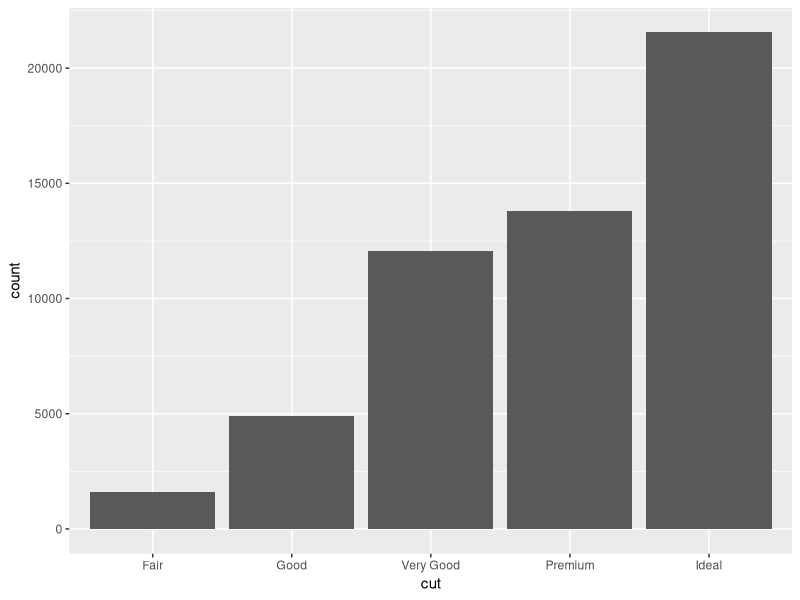
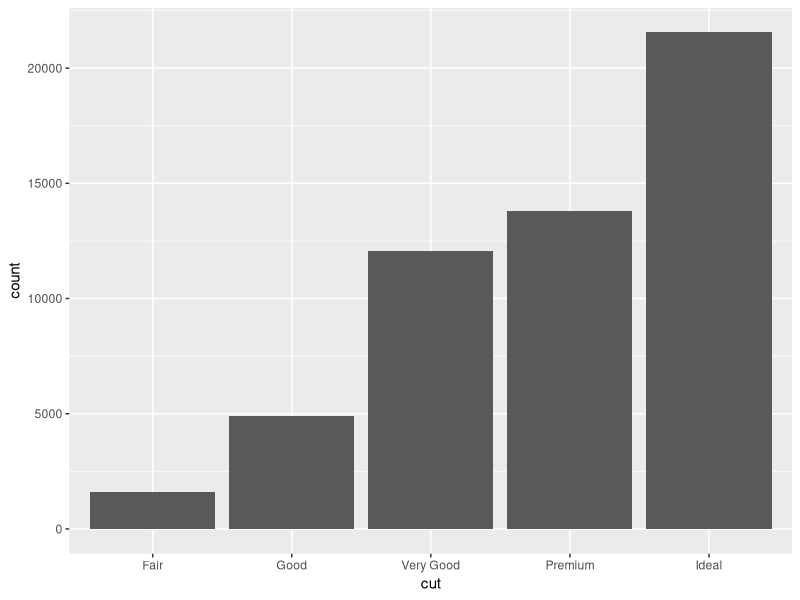
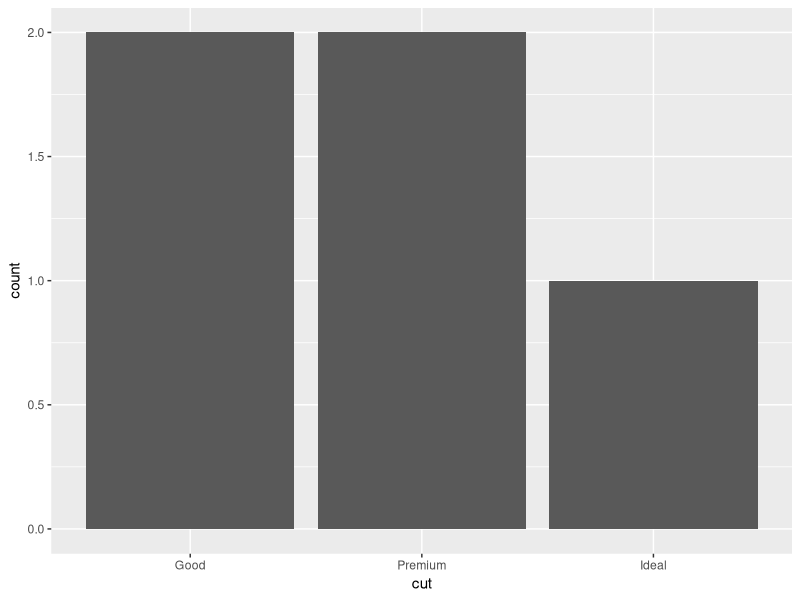
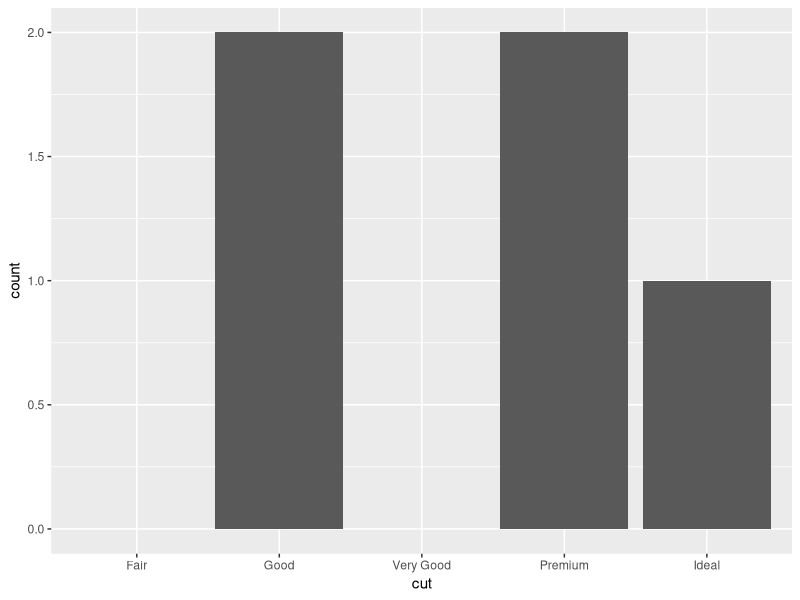
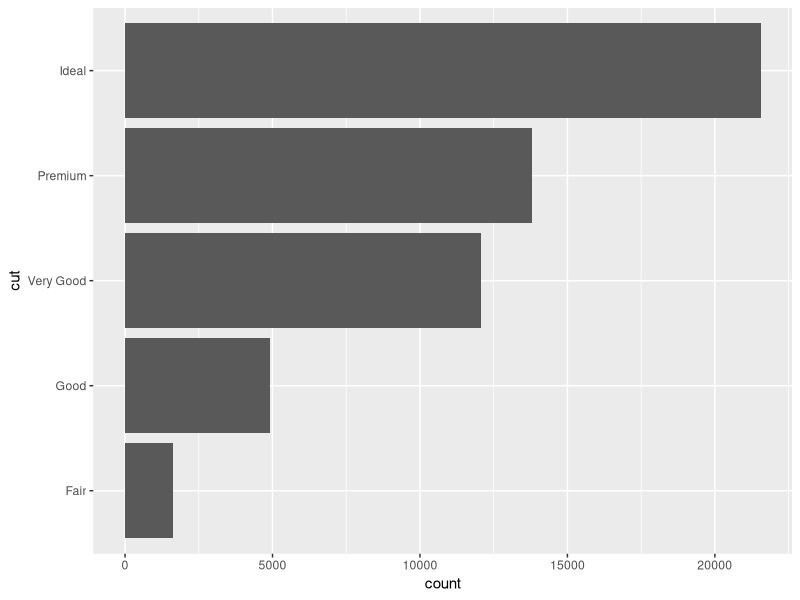
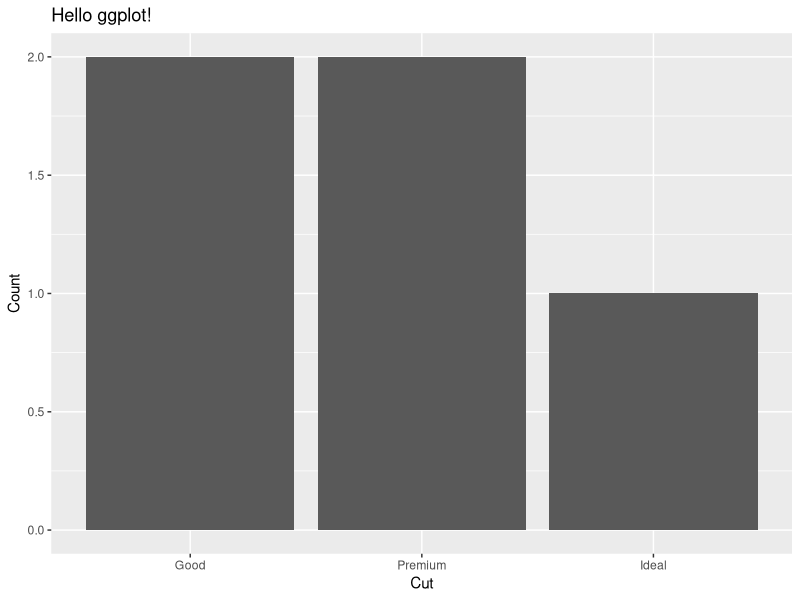
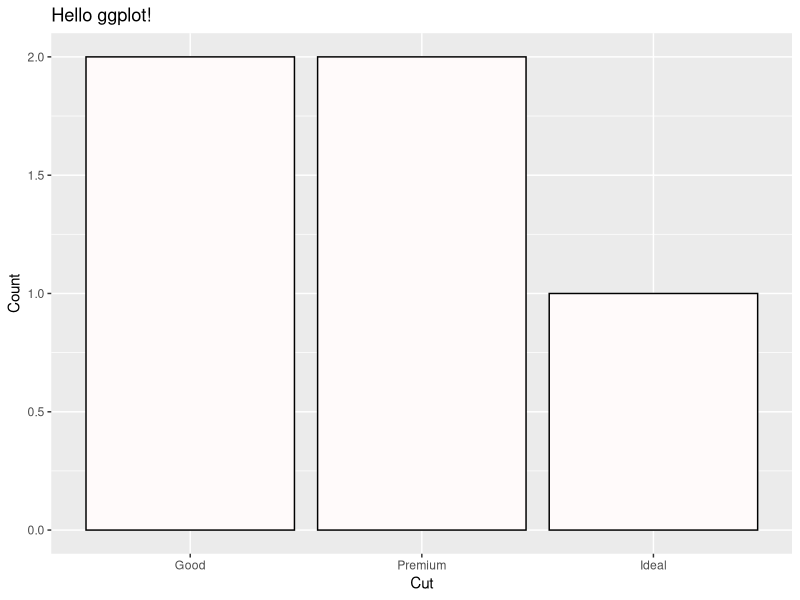
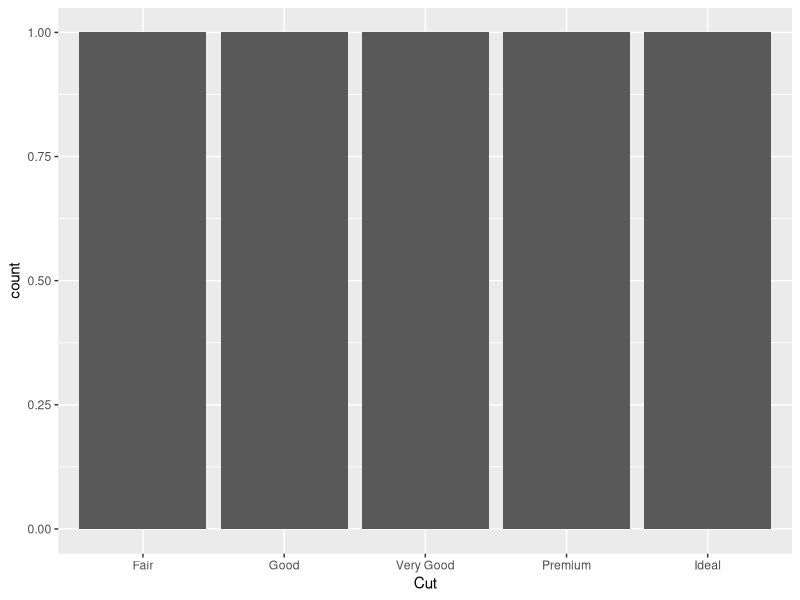

Here is the R script that generated these plots, in order: (Note: this script raises an error after producing the figures.)
## ---- chunk 1
library(ggplot2)
## ---- chunk 2
ggplot(data=diamonds, aes(x=cut)) + geom_bar()
## ---- chunk 3
str(diamonds)
head(diamonds)
## ---- chunk 4
ggplot(data=diamonds, aes(x=cut)) + geom_bar()
## ---- chunk 5
ggp <- ggplot(data=diamonds[1:5,], aes(x=cut)) + geom_bar()
ggp
## ---- chunk 6
ggp <- ggplot(data=diamonds[1:5,], aes(x=cut)) + geom_bar()
### <b>
ggp + scale_x_discrete(drop=FALSE) # ?scale_x_discrete
### </b>
## ---- chunk 7
ggplot(data=diamonds, aes(x=cut)) + geom_bar() + coord_flip()
## ---- chunk 8
ggp <- ggp + xlab("Cut") + ylab("Count") + ggtitle("Hello ggplot!")
ggp
## ---- chunk 9
# want to customize colors? refer to: www.cookbook-r.com/Graphs/Colors_(ggplot2)/
ggp + geom_bar(fill="snow", color="black") # see colors() if you're picky
## ---- chunk 10
diamonds_precounted <- as.data.frame(table(diamonds$cut, dnn=c("Cut")))
diamonds_precounted
## ---- chunk 11
ggplot(data=diamonds_precounted, aes(x=Cut)) + geom_bar()
## ---- chunk 12
ggplot(diamonds_precounted, aes(x=Cut, y=Freq)) + geom_bar(stat="identity") # default is "bin"
## ---- chunk 13
diamonds[1:5,]
## ---- chunk 14
ggplot(diamonds[1:5,], aes(x=cut, y=depth)) + geom_bar(stat="identity")
## ---- chunk 15
ggplot(diamonds_precounted, aes(x=reorder(Cut, -Freq), y=Freq)) + 
  geom_bar(stat='identity') # The order is determined by factor levels
## ---- chunk 16
ggplot(data=diamonds, aes(x=color, fill=cut)) + geom_bar()
## ---- chunk 17
ggplot(data=diamonds, aes(x=color, color=cut)) + geom_bar()
## ---- chunk 18
ggplot(data=diamonds, aes(x=color, fill=cut)) + geom_bar(position="dodge")
## ---- chunk 19
ggplot(data=diamonds, aes(x=price)) + geom_bar()
## ---- chunk 20
ggplot(data=diamonds, aes(x=price, fill=cut)) + geom_bar(position="stack")
## ---- chunk 21
ggplot(data=diamonds, aes(x=price, fill=cut)) + geom_bar(position="identity", alpha=.5)
## ---- chunk 22
ggplot(data=diamonds, aes(x=price, fill=cut)) + geom_density(position="identity", alpha=.5)
## ---- chunk 23
ggplot(data=diamonds[diamonds$cut %in% c("Fair", "Ideal"),], aes(x=price, fill=cut)) + 
    geom_density(position="identity", alpha=.5) + 
    geom_bar(position="identity", alpha=.5)
## ---- chunk 24
ggplot(data=diamonds[diamonds$cut %in% c("Fair", "Ideal"),], aes(x=price, y=..density.., fill=cut)) + 
    geom_density(position="identity", alpha=.5) + 
    geom_bar(position="identity", alpha=.5)
## ---- chunk 25
src_path <- "./data"
citynames <- unique(gsub("_.*", '', dir(src_path)))
citynames <- citynames[1:4] # take english version only
dat <- list()
for ( city in citynames ) {
    dat[[city]] <- do.call(rbind, lapply(grep(city, dir(src_path, full.names=TRUE), value=TRUE), read.csv, stringsAsFactors=FALSE))
    dat[[city]]$city <- city
}
dat <- do.call(rbind, dat)

dat[dat$Precp == 'T', "Precp"] <- '0'
dat$Precp <- as.numeric(dat$Precp)
## ---- chunk 26
ggplot(dat, aes(x=city, y=PrecpHour)) + geom_bar(stat="identity")
## ---- chunk 27
ggplot(dat, aes(x=city, y=Precp)) + geom_bar(stat="identity")
## ---- chunk 28
ggplot(dat, aes(x=city, y=SunShine)) + geom_bar(stat="identity")
## ---- chunk 29
dd <- by(dat, dat$city, 
         function(x) c(rainyHour=sum(x$PrecpHour), sunnyHour=sum(x$SunShine)))
dd <- as.data.frame(do.call(rbind, dd))
dd$city <- rownames(dd)
dd <- reshape(dd, direction="long", varying=c("rainyHour", "sunnyHour"), 
              idvar="city", v.names="hour", times=c("rainyHour", "sunnyHour"), timevar="status")
ggplot(dd, aes(x=city, y=hour, fill=status)) + geom_bar(stat="identity")
## ---- chunk 30
ggplot(data=diamonds, aes(x=color, fill=cut)) + geom_bar() + theme_minimal()

diamonds$Count <- 0L
diamondsDF <- aggregate(data=diamonds, Count ~ color + cut, FUN=length)
diamondsDF <- do.call(rbind, lapply(split(diamondsDF, diamondsDF$color), 
                                  function(x) within(x, pct <- Count/sum(Count))))
ggplot(diamondsDF, aes(x=color, y=pct, fill=cut)) + geom_bar(stat='identity') + theme_minimal()
## ---- chunk 31
library(data.table)
diamondsDT <- as.data.table(diamonds)
diamondsDT <- diamondsDT[, list(cnt=.N), by="color,cut"]
diamondsDT <- diamondsDT[, pct:=cnt / sum(cnt), by="color"]
head(diamondsDT, 20)
## ---- chunk 32
diamonds$cnt <- 0L
diamondsDF <- aggregate(data=diamonds, cnt ~ color + cut, FUN=length)
diamondsDF <- do.call(rbind, lapply(split(diamondsDF, diamondsDF$color), 
                                  function(x) within(x, pct <- cnt / sum(cnt))))
head(diamondsDF)
## ---- chunk 33
DF <- as.data.frame(table(diamonds$color, diamonds$cut, dnn=list("color", "cut")))
DF <- do.call(rbind, by(DF, DF$color, 
                        function(x) within(x, pct <- Freq / sum(Freq))))
head(DF)
## ---- chunk 34
diamonds$cnt <- ave(rep(1, nrow(diamonds)), diamonds$color, diamonds$cut, FUN=sum)
diamonds$cnt_by_color <- ave(rep(1, nrow(diamonds)), diamonds$color, FUN=sum)
diamonds <- transform(diamonds, pct=cnt / cnt_by_color)
DFave <- unique(diamonds[,c("color", "cut", "cnt", "pct")])
head(DFave)
## ---- chunk 35
library(data.table)
diamondsDT <- as.data.table(diamonds)
diamondsDT <- diamondsDT[, list(cnt=.N), by="color,cut"]
diamondsDT <- diamondsDT[, pct:=cnt / sum(cnt), by="color"]
head(diamondsDT)
## ---- chunk 36
library(dplyr)
DP <- summarise(group_by(diamonds, color, cut), cnt=n())
DP <- mutate(DP, pct=cnt / sum(cnt))
head(DP)
## ---- chunk 37
# options(gsubfn.engine='R') # try this line should you have trouble loading the package
library(sqldf)
tmp1 <- sqldf('select color, cut, count(*) as cnt from diamonds group by color, cut')
tmp2 <- sqldf('select color, sum(cnt) as cnt_by_color from tmp1 group by color')
DFSQL <- sqldf('select tmp1.color, cut, cnt, (cnt*1.0 / cnt_by_color) as pct 
               from tmp1 join tmp2 on tmp1.color = tmp2.color')
head(DFSQL)
## ---- chunk 38
ggplot(diamondsDF, aes(x=color, y=pct, fill=cut)) + geom_bar(stat='identity')
## ---- chunk 39
ggplot(dd, aes(x=city, y=hour, fill=status)) + geom_bar(stat="identity")
dd2 <- do.call(rbind, by(dd, dd$city, 
                        function(x) within(x, pct <- hour / sum(hour))))
ggplot(dd2, aes(x=city, y=pct, fill=status)) + geom_bar(stat="identity")
